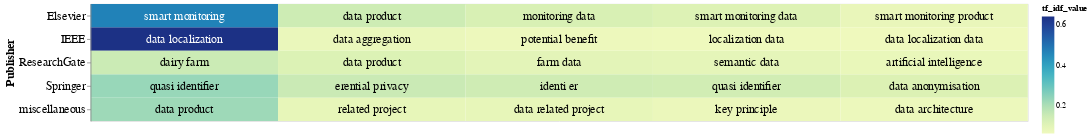

The code cell stored with this chart in its notebook:
### Code cell
# Select the top terms for each PDF
top_terms_df_publisher = result_df_tfidf_publisher.groupby('Publisher').head(5)

# Add a small random value to 'idf_value' for better visualization
top_terms_df_publisher['tf_idf_value'] = top_terms_df_publisher['tf_idf_value'] + np.random.rand(top_terms_df_publisher.shape[0]) * 0.0001

# Create a base chart
base = alt.Chart(top_terms_df_publisher).encode(
    x=alt.X('rank:O', axis=None),  # Use rank for x-axis
    y=alt.Y('Publisher:N', axis=alt.Axis(labelFontSize=15, titleFontSize=15)),
    color=alt.Color('tf_idf_value:Q', scale=alt.Scale(scheme='viridis'), legend=alt.Legend(labelFontSize=20,titleFontSize=25)),
    text='top_word:N'  # Corrected column name to 'topic_word'
).transform_window(
    rank="rank()",
    sort=[alt.SortField("tf_idf_value", order="descending")],
    groupby=["Publisher"]
)

# Create a heatmap
heatmap = base.mark_rect().encode(
    color='tf_idf_value:Q',
)

# Create text labels with conditional color
text = base.mark_text(baseline='middle',fontWeight='normal', fontSize=15).encode(
    text='top_word:N',
    color=alt.condition(alt.datum.tf_idf_value >= 0.4, alt.value('white'), alt.value('black'))
)

# Display the heatmap and text labels
chart_publisher = (heatmap + text).properties(width=1200, height=150)
chart_publisher

### Figure 1 — Vega-Lite specification as saved in the notebook (floating-point values rounded to 4 significant figures)
{"config": {"view": {"continuousWidth": 300, "continuousHeight": 300}}, "layer": [{"mark": {"type": "rect"}, "encoding": {"color": {"field": "tf_idf_value", "type": "quantitative"}, "text": {"field": "top_word", "type": "nominal"}, "x": {"axis": null, "field": "rank", "type": "ordinal"}, "y": {"axis": {"labelFontSize": 15, "titleFontSize": 15}, "field": "Publisher", "type": "nominal"}}, "transform": [{"window": [{"op": "rank", "field": "", "as": "rank"}], "groupby": ["Publisher"], "sort": [{"field": "tf_idf_value", "order": "descending"}]}]}, {"mark": {"type": "text", "baseline": "middle", "fontSize": 15, "fontWeight": "normal"}, "encoding": {"color": {"condition": {"test": "(datum.tf_idf_value >= 0.4)", "value": "white"}, "value": "black"}, "text": {"field": "top_word", "type": "nominal"}, "x": {"axis": null, "field": "rank", "type": "ordinal"}, "y": {"axis": {"labelFontSize": 15, "titleFontSize": 15}, "field": "Publisher", "type": "nominal"}}, "transform": [{"window": [{"op": "rank", "field": "", "as": "rank"}], "groupby": ["Publisher"], "sort": [{"field": "tf_idf_value", "order": "descending"}]}]}], "data": {"name": "data-ad928167846b1927b33c29c978a777f2"}, "height": 150, "width": 1200, "$schema": "https://vega.github.io/schema/vega-lite/v5.17.0.json", "datasets": {"data-ad928167846b1927b33c29c978a777f2": [{"Publisher": "IEEE", "top_word": "data localization", "tf_idf_value": 0.6429}, {"Publisher": "IEEE", "top_word": "data aggregation", "tf_idf_value": 0.07728}, {"Publisher": "IEEE", "top_word": "potential benefit", "tf_idf_value": 0.06895}, {"Publisher": "IEEE", "top_word": "localization data", "tf_idf_value": 0.06565}, {"Publisher": "IEEE", "top_word": "data localization data", "tf_idf_value": 0.063}, {"Publisher": "Springer", "top_word": "quasi identifier", "tf_idf_value": 0.2307}, {"Publisher": "Springer", "top_word": "erential privacy", "tf_idf_value": 0.1548}, {"Publisher": "Springer", "top_word": "identi er", "tf_idf_value": 0.1445}, {"Publisher": "Springer", "top_word": "quasi identifier", "tf_idf_value": 0.1396}, {"Publisher": "Springer", "top_word": "data anonymisation", "tf_idf_value": 0.118}, {"Publisher": "ResearchGate", "top_word": "dairy farm", "tf_idf_value": 0.1524}, {"Publisher": "ResearchGate", "top_word": "data product", "tf_idf_value": 0.1168}, {"Publisher": "ResearchGate", "top_word": "farm data", "tf_idf_value": 0.09711}, {"Publisher": "ResearchGate", "top_word": "semantic data", "tf_idf_value": 0.09062}, {"Publisher": "ResearchGate", "top_word": "artificial intelligence", "tf_idf_value": 0.08101}, {"Publisher": "Elsevier", "top_word": "smart monitoring", "tf_idf_value": 0.4694}, {"Publisher": "Elsevier", "top_word": "data product", "tf_idf_value": 0.1471}, {"Publisher": "Elsevier", "top_word": "monitoring data", "tf_idf_value": 0.1259}, {"Publisher": "Elsevier", "top_word": "smart monitoring data", "tf_idf_value": 0.1141}, {"Publisher": "Elsevier", "top_word": "smart monitoring product", "tf_idf_value": 0.08137}, {"Publisher": "miscellaneous", "top_word": "data product", "tf_idf_value": 0.2234}, {"Publisher": "miscellaneous", "top_word": "related project", "tf_idf_value": 0.08722}, {"Publisher": "miscellaneous", "top_word": "data related project", "tf_idf_value": 0.08718}, {"Publisher": "miscellaneous", "top_word": "key principle", "tf_idf_value": 0.07478}, {"Publisher": "miscellaneous", "top_word": "data architecture", "tf_idf_value": 0.07203}]}}
